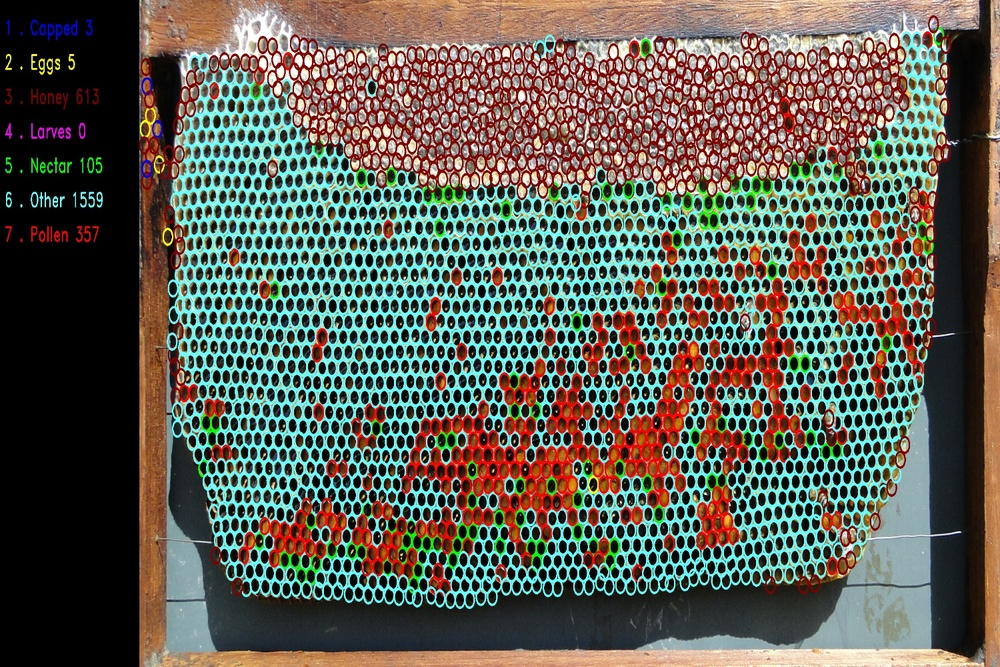
#> input picture Trabalho Conclusão de Curso/DeepB/1.jpg, 1000 x 667 px, shrunk from 1500 x 1000 before the run, found by its file name
$ python 'Filtro de Limiarização Local.py'
#> lines starting #> are read from the running program, lines starting #| are printed output that depends on the picture; after the words box and inside, x2 and y2 are one past the last pixel; in counts of white or black regions, pixels touching at a corner belong together
import cv2
#Limiarização Local
path= r'C:\Users\Windows\Desktop\PDI\1.jpg'

img = cv2.imread(path, 0)
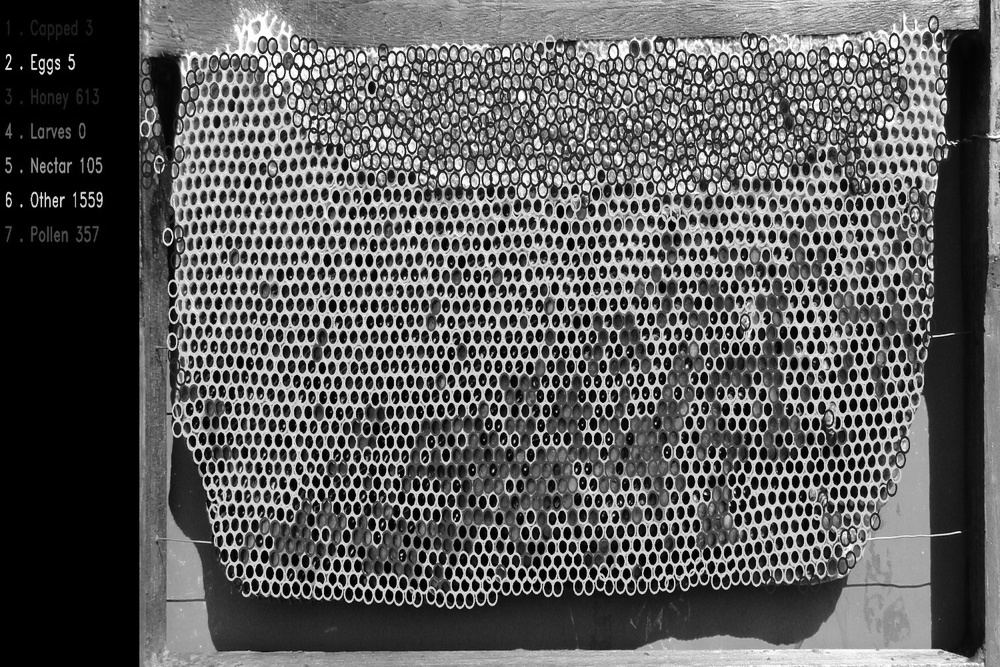
#> img: shape (667, 1000); min 0, max 255, mean 92.8
#utilizando uma limiarização média.
lim1 = cv2.adaptiveThreshold(img, 255, cv2.ADAPTIVE_THRESH_MEAN_C,cv2.THRESH_BINARY, 11, 2)
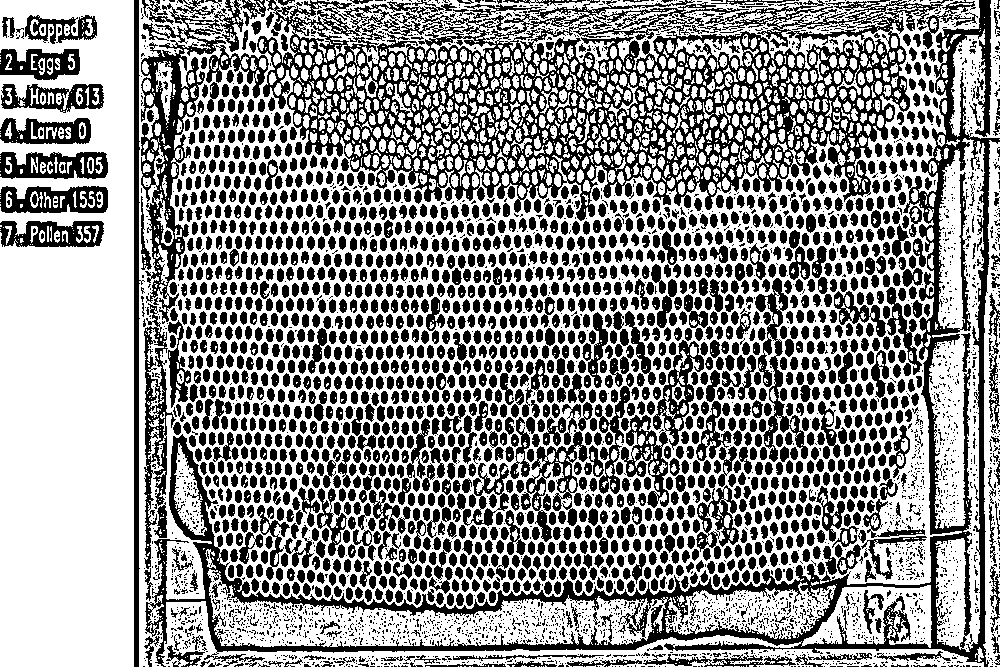
#> lim1: shape (667, 1000); 56.4% white; 4817 black regions (2977 under 20 px), largest, box (x1, y1, x2, y2) and area: (257, 0, 976, 221) 54915, (145, 0, 1000, 667) 31468, (141, 3, 226, 322) 6815
#utilizando a limiariação gausiana.
lim2 = cv2.adaptiveThreshold(img, 255, cv2.ADAPTIVE_THRESH_GAUSSIAN_C,cv2.THRESH_BINARY, 11, 2)
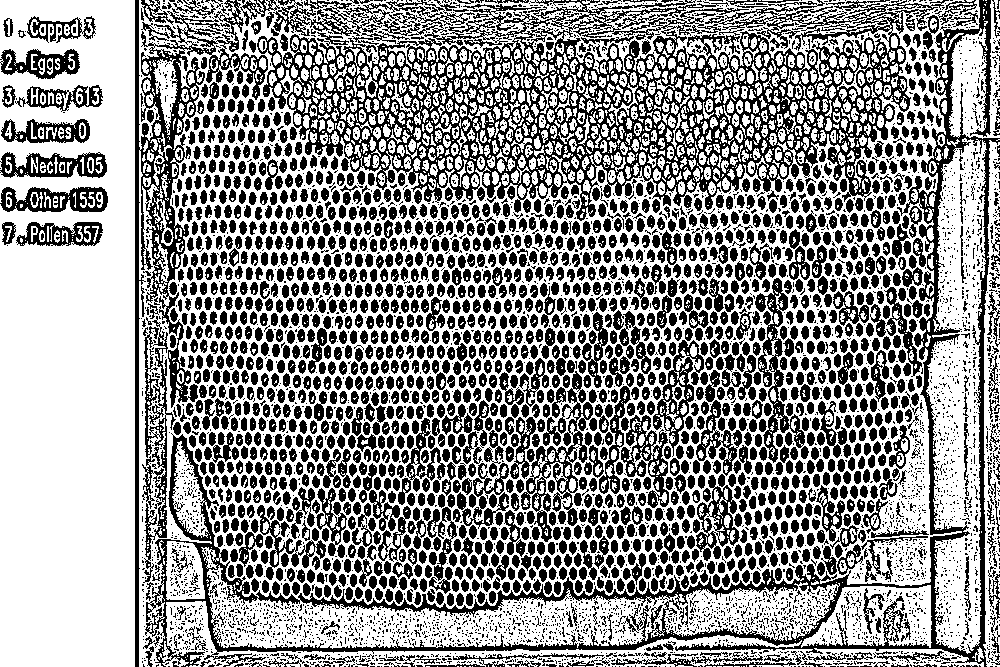
#> lim2: shape (667, 1000); 57.2% white; 6570 black regions (4702 under 20 px), largest, box (x1, y1, x2, y2) and area: (257, 0, 949, 221) 52628, (145, 0, 1000, 667) 23941, (135, 0, 268, 667) 11419

limLocal=lim1+lim2
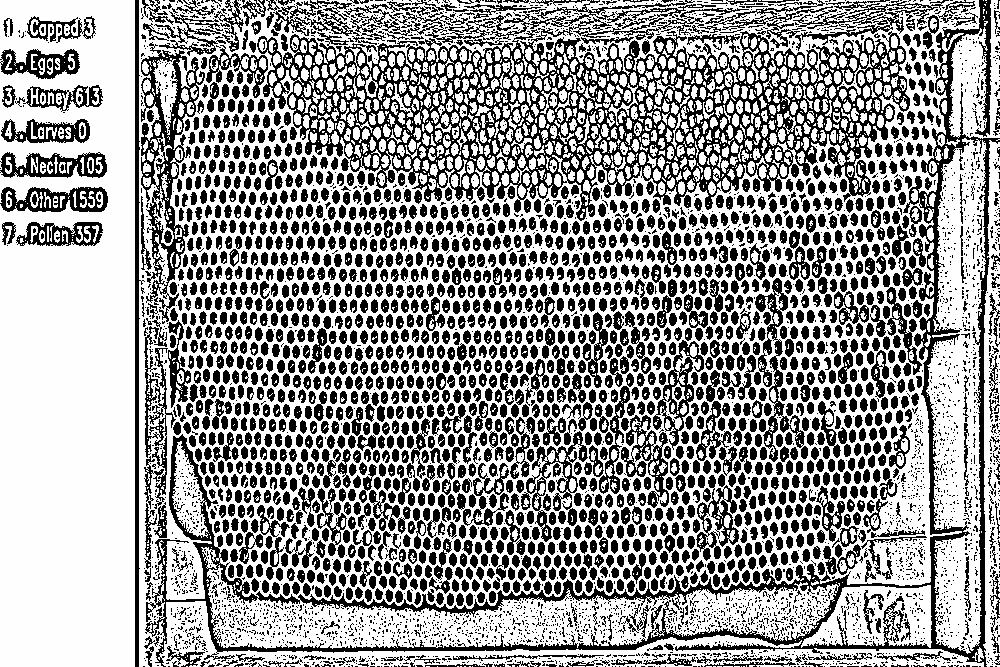
#> limLocal: shape (667, 1000); min 0, max 255, mean 152.3
cv2.imwrite("limiarizacao_local.jpg",limLocal)

$ run again, with Trabalho Conclusão de Curso/DeepB/2.jpg copied over Trabalho Conclusão de Curso/DeepB/1.jpg
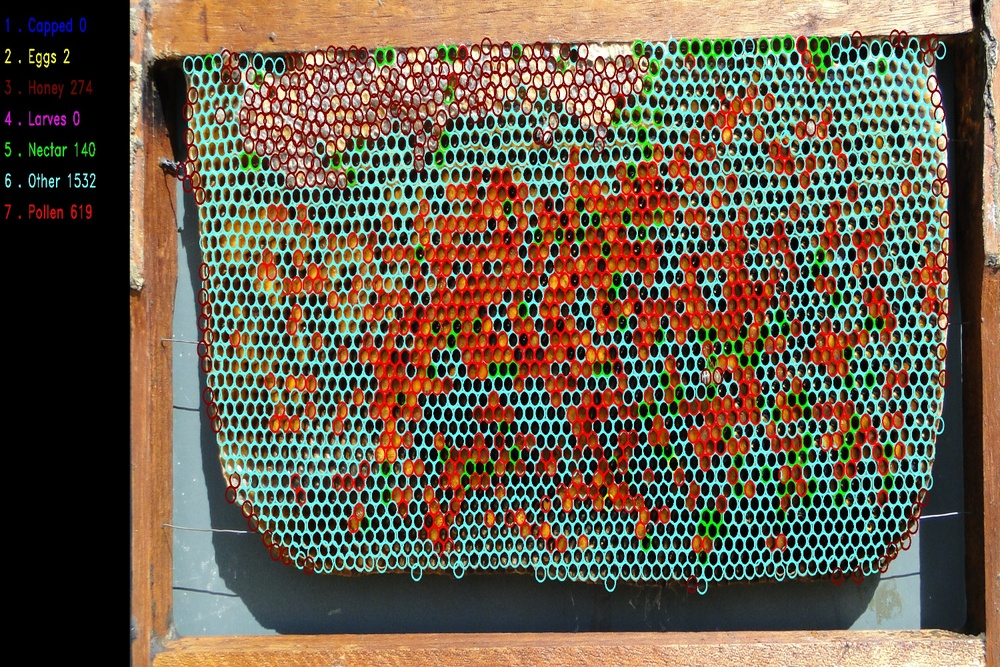
#> input picture Trabalho Conclusão de Curso/DeepB/2.jpg, 1000 x 667 px, shrunk from 1500 x 1000 before the run, found by its file name
#> `lim1 = cv2.adaptiveThreshold(img, 255, cv2.ADAPTIVE_THRESH_MEAN_C,cv2...`:
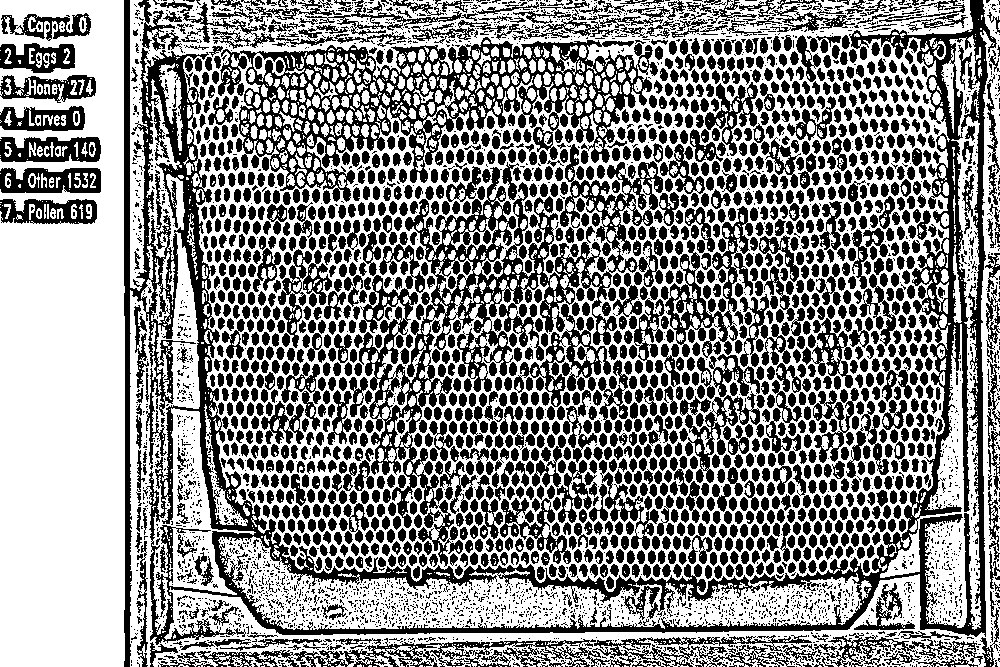
#> lim1: shape (667, 1000); 54.4% white; 4664 black regions (3018 under 20 px), largest, box (x1, y1, x2, y2) and area: (124, 0, 997, 667) 50825, (359, 144, 663, 567) 24989, (218, 37, 658, 202) 21176
#> lim2: shape (667, 1000); 55.3% white; 6126 black regions (4460 under 20 px), largest, box (x1, y1, x2, y2) and area: (125, 0, 1000, 667) 39098, (359, 142, 763, 567) 33547, (218, 36, 653, 202) 19868
#> `limLocal=lim1+lim2`:
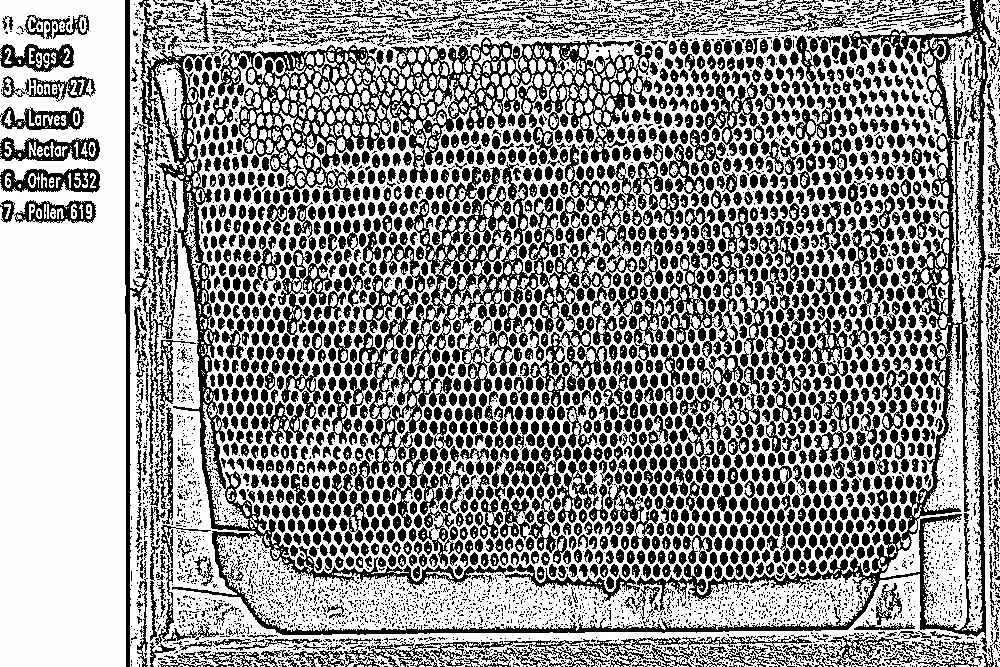
#> limLocal: shape (667, 1000); min 0, max 255, mean 148.1

$ run again, with Trabalho Conclusão de Curso/DeepB/3.JPG copied over Trabalho Conclusão de Curso/DeepB/1.jpg
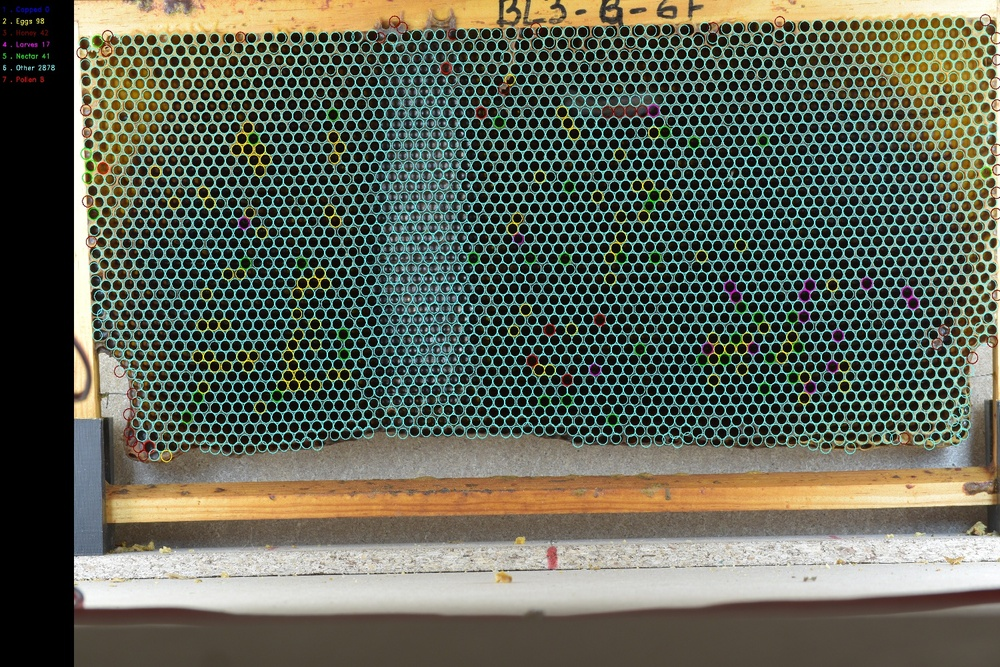
#> input picture Trabalho Conclusão de Curso/DeepB/3.JPG, 1000 x 667 px, shrunk from 1500 x 1000 before the run, found by its file name
#> `lim1 = cv2.adaptiveThreshold(img, 255, cv2.ADAPTIVE_THRESH_MEAN_C,cv2...`:
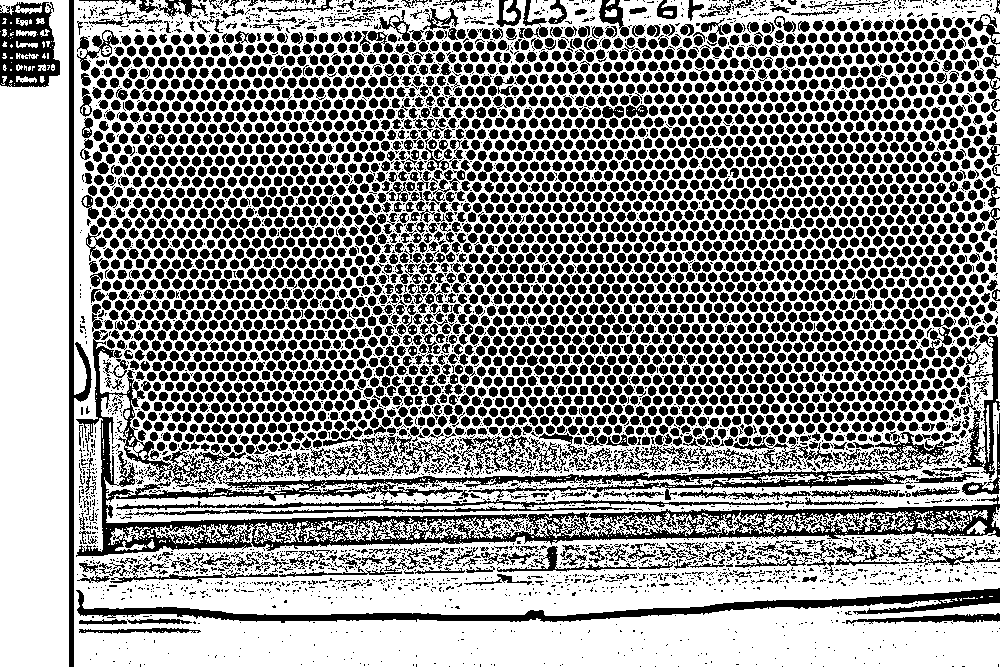
#> lim1: shape (667, 1000); 55.6% white; 6819 black regions (3568 under 20 px), largest, box (x1, y1, x2, y2) and area: (76, 330, 1000, 557) 28035, (76, 588, 1000, 623) 7174, (69, 0, 92, 667) 3703
#> lim2: shape (667, 1000); 54.9% white; 9275 black regions (6008 under 20 px), largest, box (x1, y1, x2, y2) and area: (75, 329, 1000, 577) 25452, (75, 589, 1000, 621) 4851, (69, 0, 74, 667) 3184
#> `limLocal=lim1+lim2`:
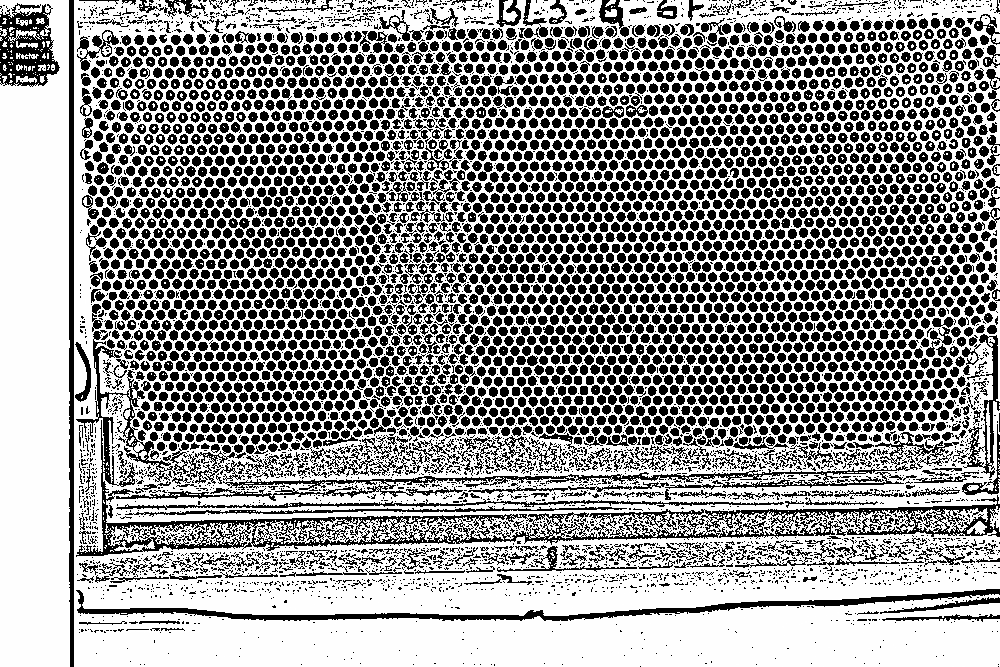
#> limLocal: shape (667, 1000); min 0, max 255, mean 147

$ run again, with Trabalho Conclusão de Curso/DeepB/4.JPG copied over Trabalho Conclusão de Curso/DeepB/1.jpg
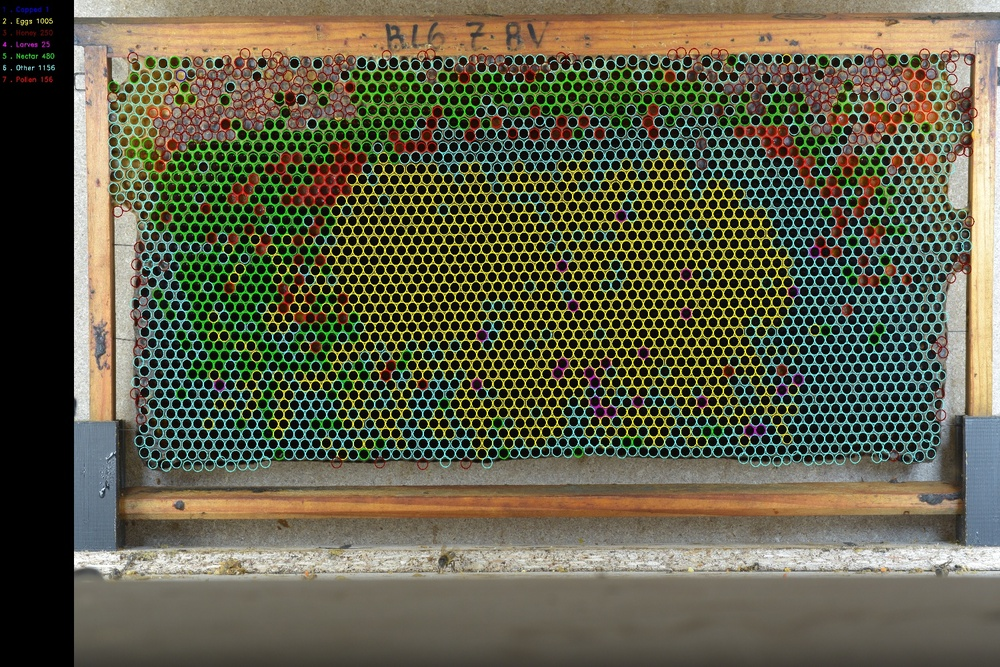
#> input picture Trabalho Conclusão de Curso/DeepB/4.JPG, 1000 x 667 px, shrunk from 1500 x 1000 before the run, found by its file name
#> `lim1 = cv2.adaptiveThreshold(img, 255, cv2.ADAPTIVE_THRESH_MEAN_C,cv2...`:
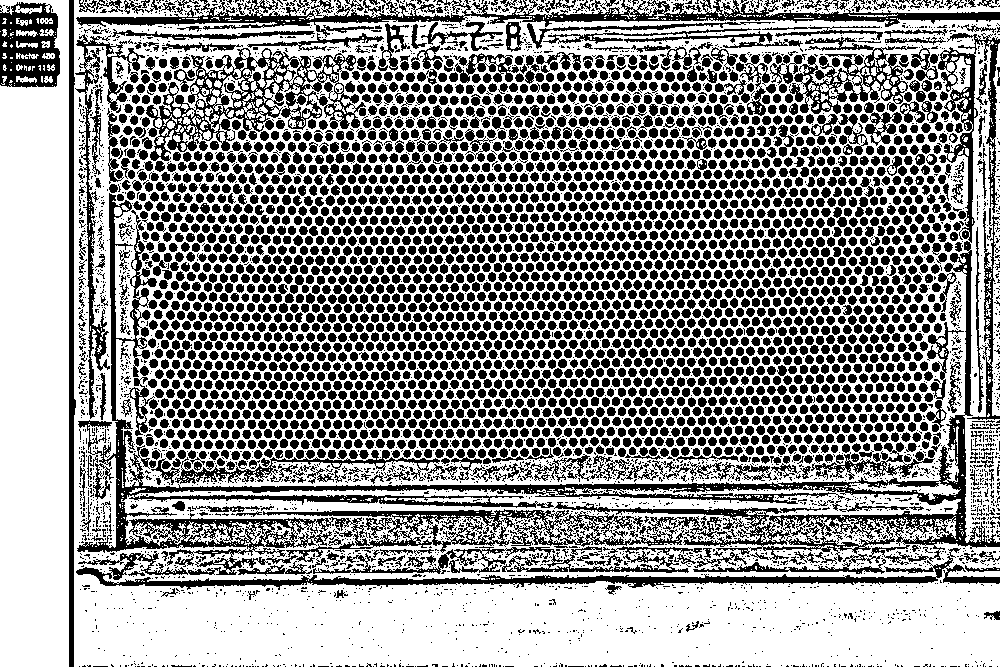
#> lim1: shape (667, 1000); 57.1% white; 6524 black regions (3568 under 20 px), largest, box (x1, y1, x2, y2) and area: (76, 33, 1000, 590) 43313, (76, 0, 1000, 38) 8628, (146, 48, 366, 161) 7487
#> lim2: shape (667, 1000); 56.4% white; 8714 black regions (5754 under 20 px), largest, box (x1, y1, x2, y2) and area: (76, 33, 1000, 580) 26569, (146, 48, 366, 162) 7331, (263, 509, 643, 556) 4571
#> `limLocal=lim1+lim2`:
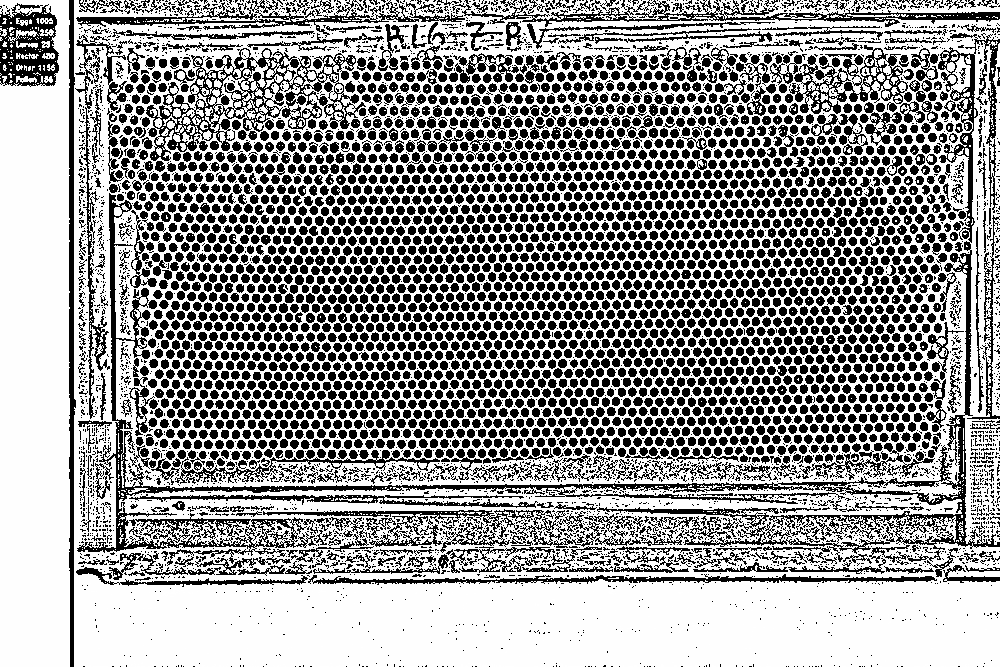
#> limLocal: shape (667, 1000); min 0, max 255, mean 151.1
